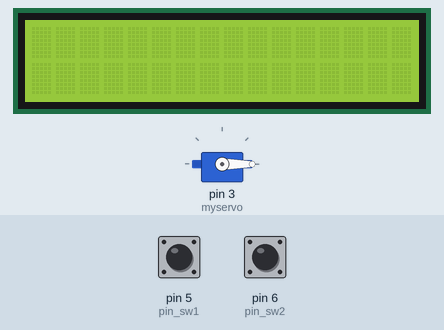
The sketch below on a simulated Arduino Uno, built with avr-gcc and run on an emulated ATmega328P. Shown: servo, 16×2 character LCD. The inputs (shaded band) are chosen by the test bench; at power-on: pin 5 (pin_sw1) HIGH, pin 6 (pin_sw2) HIGH.

Above: at 1.2 s.
1.3 s: pin 5 (pin_sw1) pulled LOW for 3.2 s
At 5.7 s:
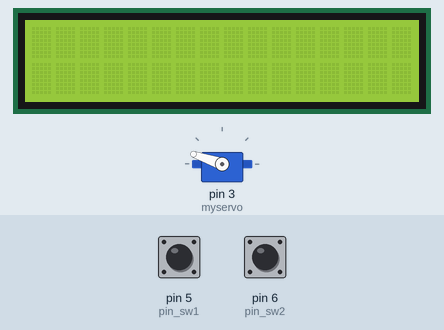
6.0 s: pin 5 (pin_sw1) pulled LOW for 3.2 s
At 7.8 s:
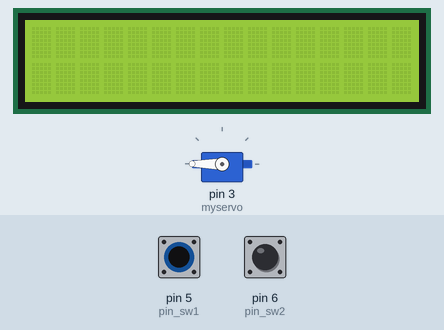
12.2 s: pin 6 (pin_sw2) pulled LOW for 1 s
At 14.6 s:
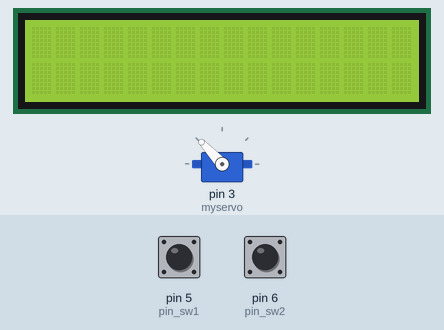
14.9 s: pin 6 (pin_sw2) pulled LOW for 0.15 s
At 15.07 s:
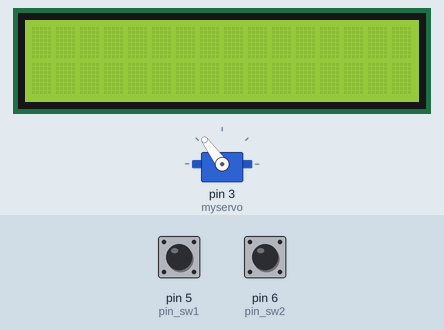
18.0 s: pin 6 (pin_sw2) driven LOW
At 18.52 s:
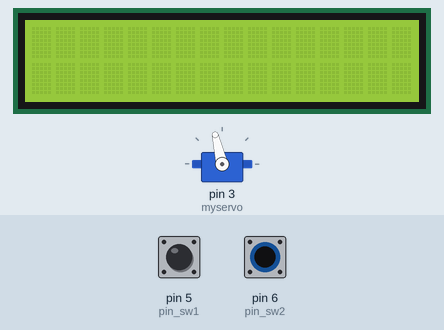
21.0 s: pin 5 (pin_sw1) pulled LOW for 0.15 s
Timing chart, 0 to 24.5 s (numbered marks = the images above; inputs shaded):
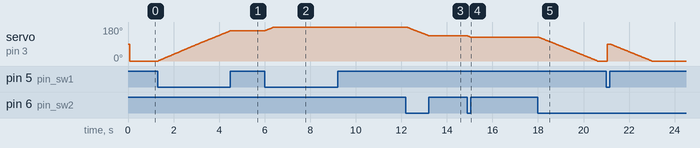

Measured:
- after the input at 1.3 s, servo on pin 3 (myservo): moves from 0° to 161° over 3.2 s, starting at once
- after the input at 6.0 s, servo on pin 3 (myservo): moves from 161° to 180° over 0.38 s, starting at once
- after the input at 12.2 s, servo on pin 3 (myservo): moves from 180° to 133° over 0.99 s, starting at once
- after the input at 14.9 s, servo on pin 3 (myservo): 133° → 126° at once
- after the input at 18.0 s, servo on pin 3 (myservo): moves from 126° to 0° over 2.6 s, starting at once

The sketch:

LV09_ZAD09.ino
```cpp
#include <Servo.h>
#include <Wire.h>
#include <LiquidCrystal_I2C.h>

LiquidCrystal_I2C lcd(0x27, 16, 2);

Servo myservo;
int pin_pot=A0;
int pin_sw1 = 5;
int pin_sw2 = 6;
int pos = 0;

void setup() {
  myservo.attach(3);
  pinMode(pin_pot, INPUT);
  pinMode(pin_sw1, INPUT_PULLUP);
  pinMode(pin_sw2, INPUT_PULLUP);
  lcd.begin();
  lcd.backlight();
}

void loop() {
  if(digitalRead(pin_sw1)==0 && digitalRead(pin_sw2)==0){
    lcd.setCursor(0, 0);
    lcd.print("Resetting pos");
    pos = 90;
  }
  else if(!digitalRead(pin_sw1)){
    if(pos < 180 ){
      pos++;
      lcd.setCursor(0, 0);
      lcd.print("<--Moving Left");
    }
    if(pos == 180){
      lcd.setCursor(0, 0);
      lcd.print("Left limit");
    }
  }
  else if(!digitalRead(pin_sw2)){
    if(pos > 0){
      pos--;
      lcd.setCursor(0, 0);
      lcd.print("Moving Right-->");
    }
    if(pos == 0){
      lcd.setCursor(0, 0);
      lcd.print("Right limit");
    }
  }

  if(pos == 90){
    lcd.setCursor(0, 0);
    lcd.print("Ready");
  }

  myservo.write(pos);
  lcd.setCursor(0, 1);
  lcd.print(pos);
  lcd.clear();
}
```
